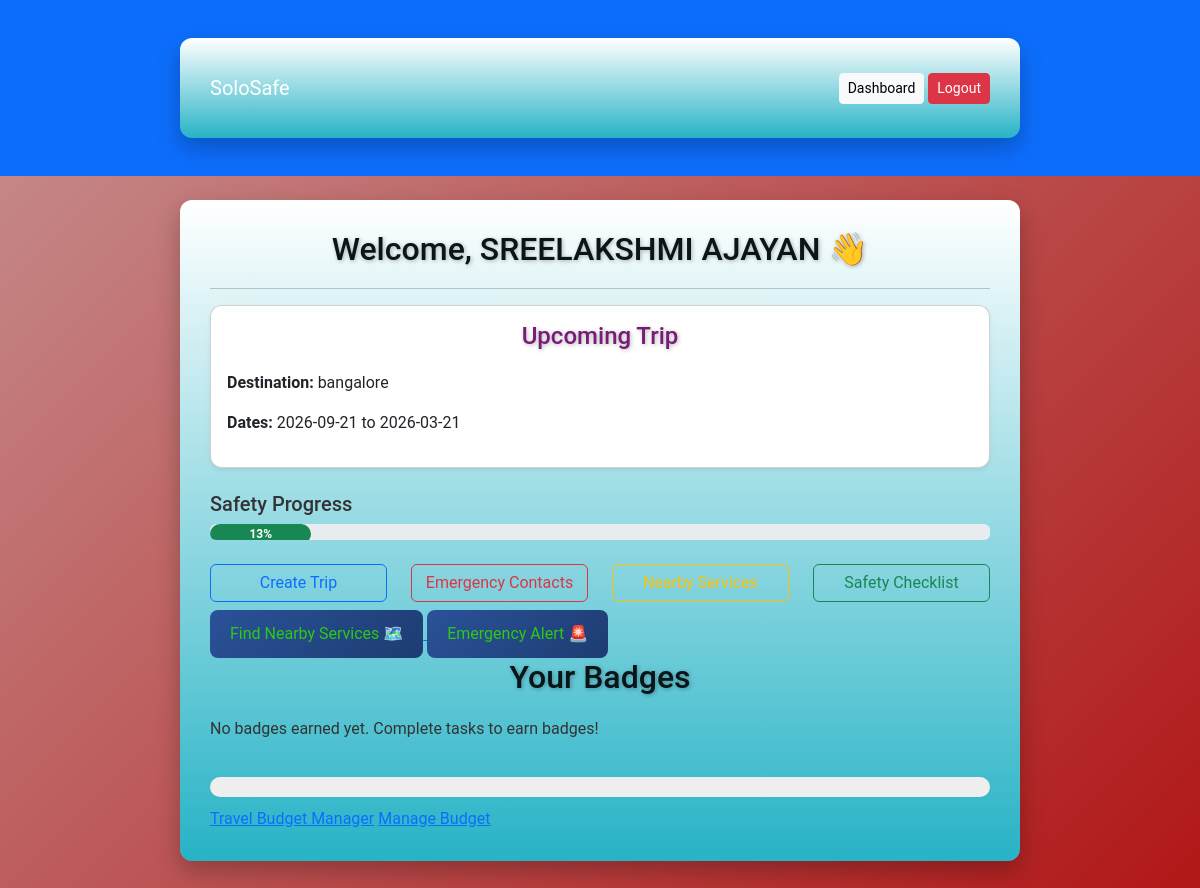
The page /dashboard (signed in) on the database as committed earlier.
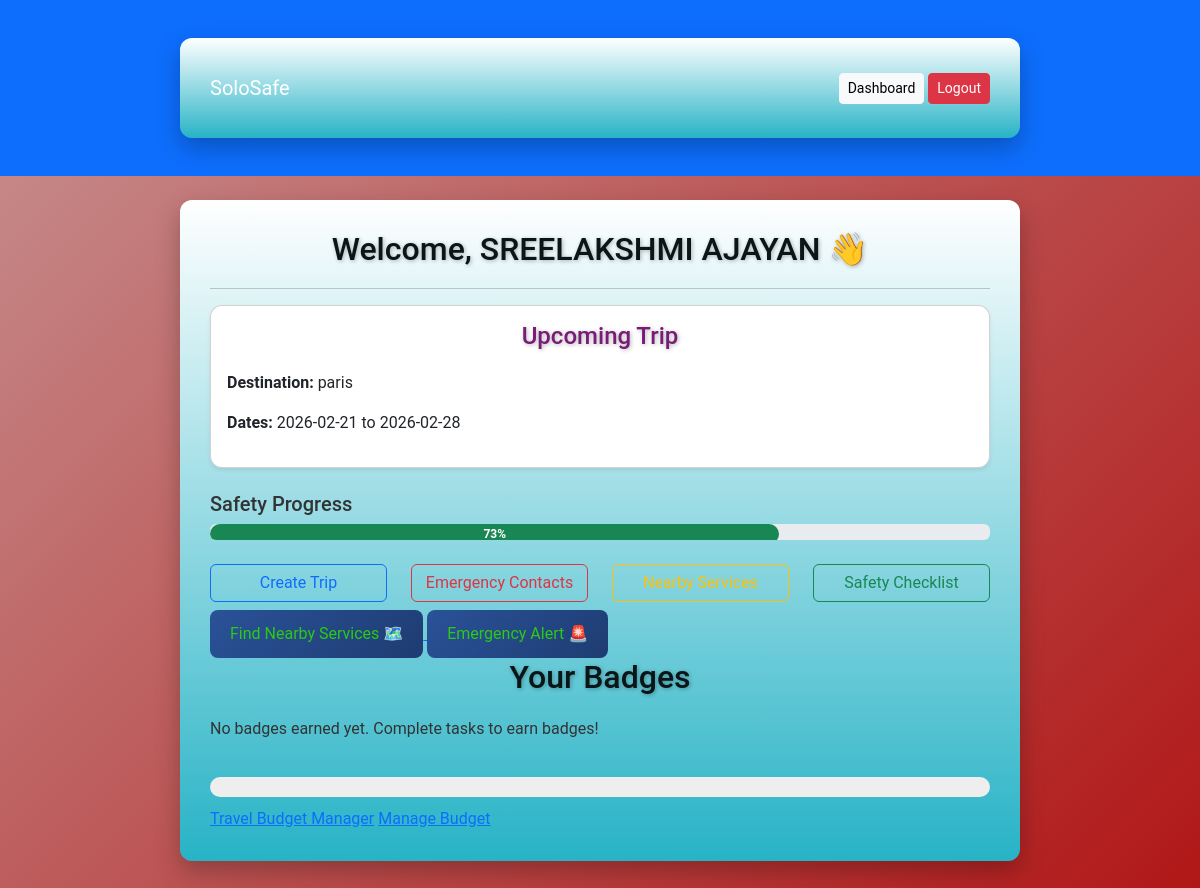
The same page on the database as committed later.
### tables this page shows
CREATE TABLE trips(
                    id INTEGER PRIMARY KEY AUTOINCREMENT,
                    user_id INTEGER,
                    destination TEXT,
                    start_date TEXT,
                    end_date TEXT,
                    accommodation TEXT,
                    transport TEXT,
                    notes TEXT
                );

### app.py (the view)
@app.route("/dashboard")
def dashboard():
    if "user_id" not in session:
        return redirect(url_for("login"))
    conn = sqlite3.connect(DATABASE)
    c = conn.cursor()
    c.execute("SELECT * FROM trips WHERE user_id=? ORDER BY id DESC LIMIT 1",
              (session["user_id"],))
    trip = c.fetchone()
    c.execute("SELECT COUNT(*) FROM checklist WHERE user_id=? AND status=1",
              (session["user_id"],))
    completed = c.fetchone()[0]
    c.execute("SELECT COUNT(*) FROM checklist WHERE user_id=?",
              (session["user_id"],))
    total = c.fetchone()[0]
    progress = int((completed / total) * 100) if total > 0 else 0
    c.execute("SELECT * FROM badges WHERE user_id=?", (session["user_id"],))
    badges = c.fetchall()
    conn.close()
    return render_template("dashboard.html", trip=trip, progress=progress, badges=badges)

### templates/dashboard.html (shortened to what this page needs)
{% extends "base.html" %}
{% block content %}
<h2>Welcome, {{ session['user_name'] }} 👋</h2>
<hr>
<link rel="stylesheet" href="{{ url_for('static', filename='css/style.css') }}">
{% if trip %}
<div class="card p-3 shadow-sm mb-4">
    <h4>Upcoming Trip</h4>
    <p><strong>Destination:</strong> {{ trip[2] }}</p>
    <p><strong>Dates:</strong> {{ trip[3] }} to {{ trip[4] }}</p>
</div>
{% else %}
<p>No trip planned yet.</p>
{% endif %}
<h5>Safety Progress</h5>
<div class="progress mb-4">
  <div class="progress-bar bg-success" role="progressbar"
       style="width: {{progress}}%;">
       {{progress}}%
  </div>
</div>
<div class="row">
    <div class="col-md-3">
        <a href="/planner" class="btn btn-outline-primary w-100 mb-2">Create Trip</a>
    </div>
    <div class="col-md-3">
        <a href="/emergency" class="btn btn-outline-danger w-100 mb-2">Emergency Contacts</a>
    </div>
    <div class="col-md-3">
        <a href="/nearby" class="btn btn-outline-warning w-100 mb-2">Nearby Services</a>
    </div>
    <div class="col-md-3">
        <a href="/checklist" class="btn btn-outline-success w-100 mb-2">Safety Checklist</a>
    </div>
</div>
<a href="{{ url_for('nearby') }}">
  <button type="button">Find Nearby Services 🗺️</button>
</a>
<a href="{{ url_for('emergency') }}">
  <button type="button">Emergency Alert 🚨</button>
</a>
<h2>Your Badges</h2>
<div class="badges-container">
    {% if badges %}
        {% for b in badges %}
            <span class="badge">{{ b[0] }}</span>
        {% endfor %}
    {% else %}
        <p>No badges earned yet. Complete tasks to earn badges!</p>
    {% endif %}
</div>
<div class="progress-container">
</div>
<a href="{{ url_for('budget') }}">Travel Budget Manager</a>
<a href="{{ url_for('budget', trip_name=trip['name']) }}">Manage Budget</a>
{% endblock %}

Rows that differ between the two databases and show on the page:
no longer on this page (row unchanged): trips: destination "bangalore", start_date "2026-09-21", end_date "2026-03-21"
added trips: destination "paris", start_date "2026-02-21", end_date "2026-02-28"
Other text that changed with them:
{{ progress }}: 13 → 73 (drawn)
{{ progress }}: "13" → "73"
